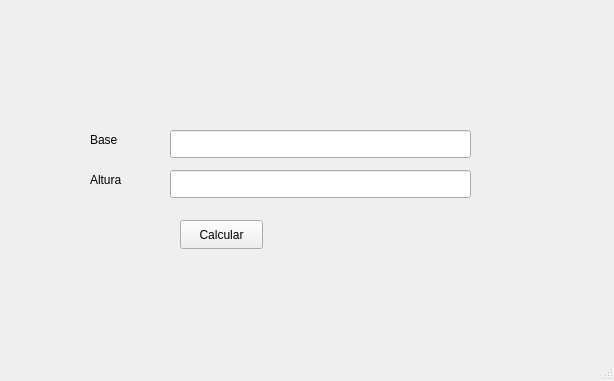
<?xml version="1.0" encoding="UTF-8"?>
<ui version="4.0">
 <class>MainWindow</class>
 <widget class="QMainWindow" name="MainWindow">
  <property name="geometry">
   <rect>
    <x>0</x>
    <y>0</y>
    <width>614</width>
    <height>381</height>
   </rect>
  </property>
  <property name="windowTitle">
   <string>MainWindow</string>
  </property>
  <widget class="QWidget" name="centralwidget">
   <widget class="QPushButton" name="btnCalcular">
    <property name="geometry">
     <rect>
      <x>180</x>
      <y>220</y>
      <width>83</width>
      <height>29</height>
     </rect>
    </property>
    <property name="text">
     <string>Calcular</string>
    </property>
   </widget>
   <widget class="QLabel" name="label">
    <property name="geometry">
     <rect>
      <x>90</x>
      <y>130</y>
      <width>63</width>
      <height>20</height>
     </rect>
    </property>
    <property name="text">
     <string>Base</string>
    </property>
   </widget>
   <widget class="QLabel" name="label_2">
    <property name="geometry">
     <rect>
      <x>90</x>
      <y>170</y>
      <width>63</width>
      <height>20</height>
     </rect>
    </property>
    <property name="text">
     <string>Altura</string>
    </property>
   </widget>
   <widget class="QLineEdit" name="txtBase">
    <property name="geometry">
     <rect>
      <x>170</x>
      <y>130</y>
      <width>301</width>
      <height>28</height>
     </rect>
    </property>
   </widget>
   <widget class="QLineEdit" name="txtAltura">
    <property name="geometry">
     <rect>
      <x>170</x>
      <y>170</y>
      <width>301</width>
      <height>28</height>
     </rect>
    </property>
   </widget>
  </widget>
  <widget class="QMenuBar" name="menubar">
   <property name="geometry">
    <rect>
     <x>0</x>
     <y>0</y>
     <width>614</width>
     <height>25</height>
    </rect>
   </property>
  </widget>
  <widget class="QStatusBar" name="statusbar"/>
 </widget>
 <resources/>
 <connections/>
</ui>
